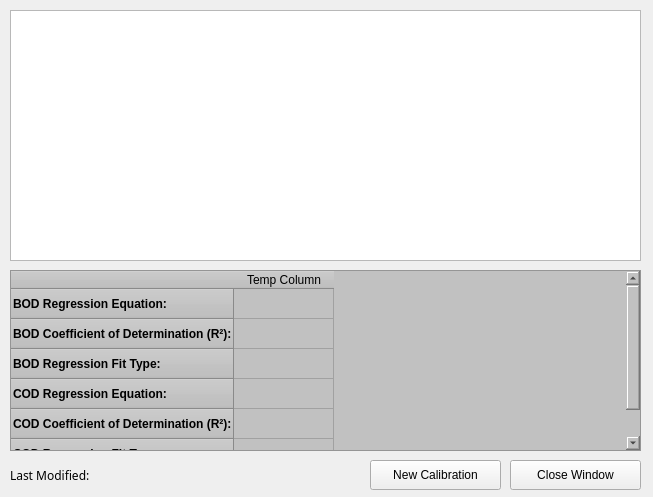
<?xml version="1.0" encoding="UTF-8"?>
<ui version="4.0">
 <class>calibDialog</class>
 <widget class="QDialog" name="calibDialog">
  <property name="geometry">
   <rect>
    <x>0</x>
    <y>0</y>
    <width>653</width>
    <height>497</height>
   </rect>
  </property>
  <property name="sizePolicy">
   <sizepolicy hsizetype="Fixed" vsizetype="Fixed">
    <horstretch>0</horstretch>
    <verstretch>0</verstretch>
   </sizepolicy>
  </property>
  <property name="minimumSize">
   <size>
    <width>653</width>
    <height>497</height>
   </size>
  </property>
  <property name="maximumSize">
   <size>
    <width>653</width>
    <height>497</height>
   </size>
  </property>
  <property name="windowTitle">
   <string>Calibration Settings</string>
  </property>
  <widget class="QTableView" name="calibrationSettingsTable">
   <property name="geometry">
    <rect>
     <x>10</x>
     <y>10</y>
     <width>631</width>
     <height>251</height>
    </rect>
   </property>
   <property name="sizeAdjustPolicy">
    <enum>QAbstractScrollArea::AdjustToContents</enum>
   </property>
   <attribute name="horizontalHeaderStretchLastSection">
    <bool>true</bool>
   </attribute>
   <attribute name="verticalHeaderStretchLastSection">
    <bool>true</bool>
   </attribute>
  </widget>
  <widget class="QFrame" name="frame">
   <property name="geometry">
    <rect>
     <x>10</x>
     <y>270</y>
     <width>631</width>
     <height>181</height>
    </rect>
   </property>
   <property name="autoFillBackground">
    <bool>false</bool>
   </property>
   <property name="styleSheet">
    <string notr="true">background-color: rgb(193, 193, 193);</string>
   </property>
   <property name="frameShape">
    <enum>QFrame::StyledPanel</enum>
   </property>
   <property name="frameShadow">
    <enum>QFrame::Raised</enum>
   </property>
   <widget class="QTableWidget" name="regressionInfo">
    <property name="geometry">
     <rect>
      <x>0</x>
      <y>0</y>
      <width>631</width>
      <height>181</height>
     </rect>
    </property>
    <property name="verticalScrollBarPolicy">
     <enum>Qt::ScrollBarAsNeeded</enum>
    </property>
    <property name="horizontalScrollBarPolicy">
     <enum>Qt::ScrollBarAsNeeded</enum>
    </property>
    <property name="sizeAdjustPolicy">
     <enum>QAbstractScrollArea::AdjustToContents</enum>
    </property>
    <row>
     <property name="text">
      <string>BOD Regression Equation:</string>
     </property>
     <property name="font">
      <font>
       <weight>75</weight>
       <bold>true</bold>
      </font>
     </property>
    </row>
    <row>
     <property name="text">
      <string>BOD Coefficient of Determination (R²):</string>
     </property>
     <property name="font">
      <font>
       <weight>75</weight>
       <bold>true</bold>
      </font>
     </property>
    </row>
    <row>
     <property name="text">
      <string>BOD Regression Fit Type:</string>
     </property>
     <property name="font">
      <font>
       <weight>75</weight>
       <bold>true</bold>
      </font>
     </property>
    </row>
    <row>
     <property name="text">
      <string>COD Regression Equation:</string>
     </property>
     <property name="font">
      <font>
       <weight>75</weight>
       <bold>true</bold>
      </font>
     </property>
    </row>
    <row>
     <property name="text">
      <string>COD Coefficient of Determination (R²):</string>
     </property>
     <property name="font">
      <font>
       <weight>75</weight>
       <bold>true</bold>
      </font>
     </property>
    </row>
    <row>
     <property name="text">
      <string>COD Regression Fit Type:</string>
     </property>
     <property name="font">
      <font>
       <weight>75</weight>
       <bold>true</bold>
      </font>
     </property>
    </row>
    <column>
     <property name="text">
      <string>Temp Column</string>
     </property>
    </column>
   </widget>
  </widget>
  <widget class="QPushButton" name="cancel">
   <property name="geometry">
    <rect>
     <x>510</x>
     <y>460</y>
     <width>131</width>
     <height>30</height>
    </rect>
   </property>
   <property name="text">
    <string>Close Window</string>
   </property>
   <property name="autoDefault">
    <bool>false</bool>
   </property>
  </widget>
  <widget class="QPushButton" name="newCalib">
   <property name="geometry">
    <rect>
     <x>370</x>
     <y>460</y>
     <width>131</width>
     <height>30</height>
    </rect>
   </property>
   <property name="text">
    <string>New Calibration</string>
   </property>
   <property name="autoDefault">
    <bool>false</bool>
   </property>
  </widget>
  <widget class="QLabel" name="lastModified">
   <property name="geometry">
    <rect>
     <x>10</x>
     <y>460</y>
     <width>351</width>
     <height>31</height>
    </rect>
   </property>
   <property name="font">
    <font>
     <family>cmr10</family>
     <italic>false</italic>
    </font>
   </property>
   <property name="text">
    <string>Last Modified:</string>
   </property>
  </widget>
 </widget>
 <resources/>
 <connections/>
</ui>
